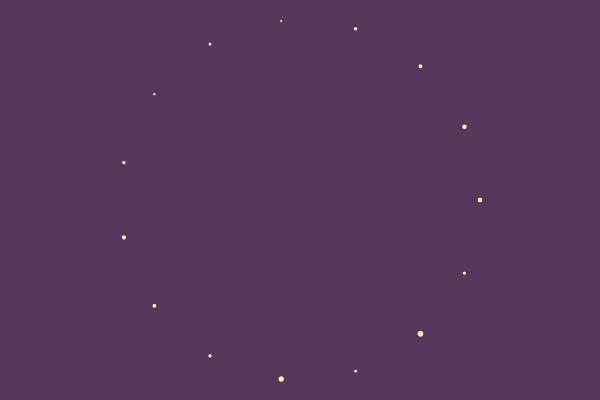
Frame 1 (no input)
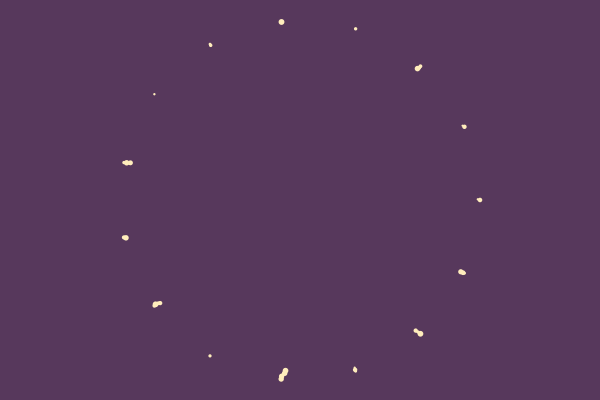
Frame 60 (the mouse pressed at the canvas centre just before this capture)
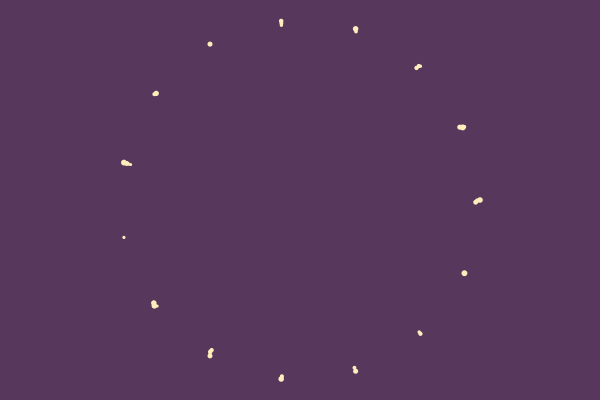
Frame 120 (the mouse held since frame 60 and released just before this capture)

The Processing sketch that drew these frames (run headless with seeded random() and noise(); from frame 60 on, the mouse is pressed at the canvas centre):

// Processing sketch: processing_154497
// ── processing_154497.pde

PVector [] ap;
int minRad= 1, maxRad= 3;
int RAD = 180;


void setup() {
  size(600, 400);
  smooth();

  frameRate (200);

  ap = new PVector[0];

  int num = 15;
  int i = 0;
  while (i < num)
  {
    ap = (PVector []) append(ap, new PVector (width/2 + cos (i*TWO_PI/num)*RAD, height/2 + sin (i*TWO_PI/num)*RAD, random (minRad, maxRad)));
    i++;
  }
}


void draw()
{

  background(#57385c);
  noStroke();
  fill (#ffedbc);

  float newR = random(minRad, maxRad);
  float newX = random(newR, width-newR);
  float newY = random(newR, height-newR);

  float distanceToCenter = dist (newX, newY, width/2, height/2);
  if (distanceToCenter<RAD)
  {

    float closestDist = 100000000;
    int closestIndex = 0;
    float distance;
    // which circle is the closest?
    for (int i=0; i < ap.length; i++) 
    {
      distance = dist(newX, newY, ap[i].x, ap[i].y);
      if (distance < closestDist) {
        closestDist = distance;
        closestIndex = i;
      }
    }


    // aline it to the closest circle outline
    float angle = atan2(newY-ap[closestIndex].y, newX-ap[closestIndex].x);


    newX = ap[closestIndex].x + cos(angle) * ap [closestIndex].z;
    newY = ap[closestIndex].y + sin(angle) * ap [closestIndex].z;

    ap = (PVector []) append (ap, new PVector (newX, newY, newR));
  }

  // draw them
  for (int i=0 ; i < ap.length; i++) {

    ellipse( ap[i].x, ap[i].y, ap[i].z*2, ap[i].z*2);
  }
}

void mousePressed ()
{
  setup();
}
